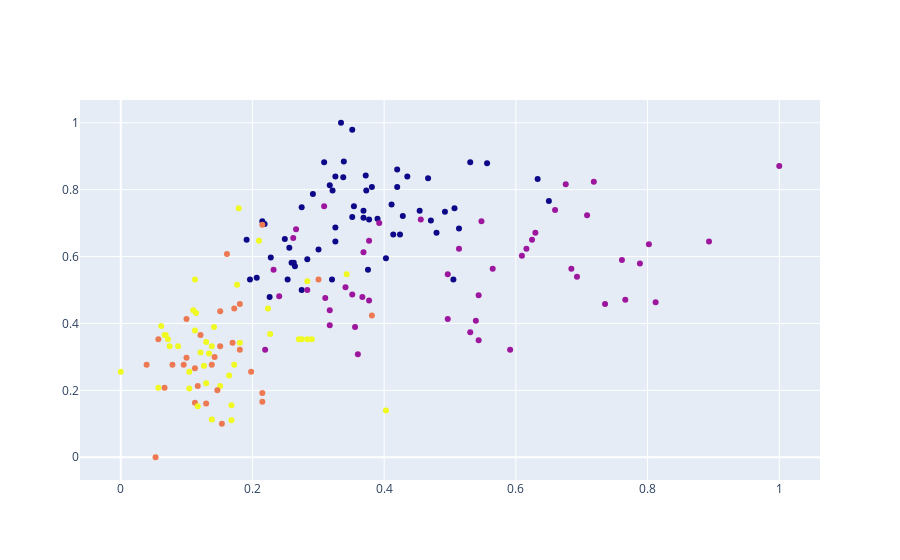

The notebook cell this image was saved under:
### Code cell
!pip install plotly

import plotly.graph_objs as go
fig = go.Figure()
fig.add_trace(go.Scatter(x=df['Intensidade_de_cor'], y = df['Alcool'],
                                                        mode = 'markers',                      
                                                        marker = dict(color = agrupador.labels_.astype(np.float)),
                                                        text = labels))
fig.show()

### Figure 1 — Plotly figure (JSON) as saved in the notebook; plotly's stock layout.template omitted (floating-point values rounded to 4 significant figures; data arrays with more than 128 entries replaced by an {"elided": "..."} marker saying what was removed)
{"data": [{"marker": {"color": {"elided": "178 int values"}}, "mode": "markers", "text": {"elided": "178 int values"}, "type": "scatter", "x": {"elided": "178 float values"}, "y": {"elided": "178 float values"}}], "layout": {}}
